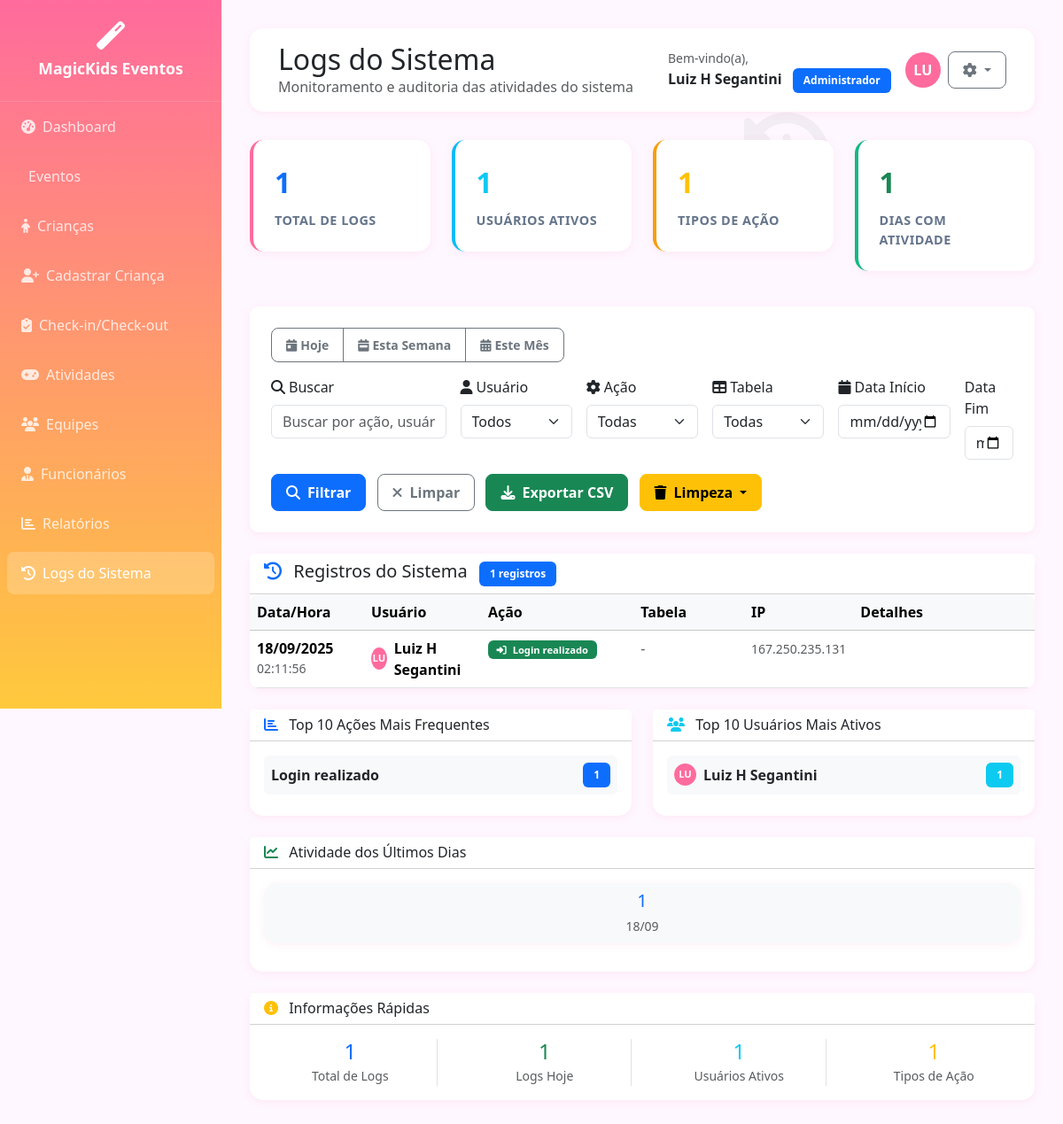
The app's page /logs.php (signed in) with its own data.
### tables this page shows
CREATE TABLE IF NOT EXISTS `usuarios` (
  `id` int(11) NOT NULL AUTO_INCREMENT,
  `nome_completo` varchar(255) NOT NULL,
  `cpf` varchar(14) NOT NULL,
  `email` varchar(255) NOT NULL,
  `cargo` varchar(100) DEFAULT NULL,
  `login` varchar(50) NOT NULL,
  `senha` varchar(255) NOT NULL,
  `perfil` enum('administrador','coordenador','animador','monitor','auxiliar') NOT NULL,
  `data_criacao` timestamp NOT NULL DEFAULT current_timestamp(),
  `data_atualizacao` timestamp NOT NULL DEFAULT current_timestamp() ON UPDATE current_timestamp(),
  PRIMARY KEY (`id`),
  UNIQUE KEY `cpf` (`cpf`),
  UNIQUE KEY `email` (`email`),
  UNIQUE KEY `login` (`login`)
);

CREATE TABLE IF NOT EXISTS `logs_sistema` (
  `id` int(11) NOT NULL AUTO_INCREMENT,
  `usuario_id` int(11) DEFAULT NULL,
  `acao` varchar(255) NOT NULL COMMENT 'Check-in criança, Check-out criança, Evento criado, Criança cadastrada, etc.',
  `tabela_afetada` varchar(100) DEFAULT NULL,
  `registro_id` int(11) DEFAULT NULL,
  `dados_anteriores` longtext DEFAULT NULL CHECK (json_valid(`dados_anteriores`)),
  `dados_novos` longtext DEFAULT NULL CHECK (json_valid(`dados_novos`)),
  `ip_address` varchar(45) DEFAULT NULL,
  `data_criacao` timestamp NOT NULL DEFAULT current_timestamp(),
  PRIMARY KEY (`id`),
  KEY `usuario_id` (`usuario_id`),
  CONSTRAINT `logs_sistema_ibfk_1` FOREIGN KEY (`usuario_id`) REFERENCES `usuarios` (`id`)
);

### logs.php (the view, shortened to what the rows shown need)
<?php
require_once 'includes/auth.php';
require_once 'controllers/LogsController.php';
$search = $_GET['search'] ?? '';
$user_id = $_GET['user_id'] ?? '';
$action = $_GET['action_filter'] ?? '';
$table = $_GET['table'] ?? '';
$start_date = $_GET['start_date'] ?? '';
$end_date = $_GET['end_date'] ?? '';
$page = max(1, $_GET['page'] ?? 1);
try {
    $logsController = new LogsController();
    $logsData = $logsController->index($search, $user_id, $action, $table, $start_date, $end_date, $page);
    $currentUser = getCurrentUser();
} catch (Exception $e) {
    error_log("Erro no logs: " . $e->getMessage());
    $logsData = ['logs' => [], 'total' => 0, 'pages' => 0, 'current_page' => 1];
    $users = [];
    $actions = [];
    $tables = [];
    $statistics = [];
    $currentUser = getCurrentUser();
}
?>
<!DOCTYPE html>
<html lang="pt-BR">
<head>
    <link href="https://cdnjs.cloudflare.com/ajax/libs/bootstrap/5.3.2/css/bootstrap.min.css" rel="stylesheet">
    <link href="https://cdnjs.cloudflare.com/ajax/libs/font-awesome/6.4.0/css/all.min.css" rel="stylesheet">
</head>
<body>
    <main class="main-content">
        <div class="header-bar d-flex justify-content-between align-items-center">
            <div>
                <h2 class="mb-0">Logs do Sistema</h2>
            </div>
            <div class="d-flex align-items-center">
                <div class="me-3">
                    <small class="text-muted">Bem-vindo(a),</small><br>
                    <strong><?php echo htmlspecialchars($currentUser['nome_completo'] ?? 'Usuário'); ?></strong>
                    <span class="badge bg-primary ms-2"><?php echo ucfirst($currentUser['perfil'] ?? 'usuario'); ?></span>
                </div>
                <div class="user-avatar">
                    <?php echo strtoupper(substr($currentUser['nome_completo'] ?? 'U', 0, 2)); ?>
                </div>
                <div class="dropdown ms-2">
                    <button class="btn btn-outline-secondary dropdown-toggle" type="button" data-bs-toggle="dropdown">
                    </button>
                </div>
            </div>
        </div>
        <div class="card">
            <div class="card-body p-0">
                <?php if (empty($logsData['logs'])): ?>
                    <div class="text-center py-5">
                        <i class="fas fa-search fa-3x text-muted mb-3"></i>
                        <p class="text-muted">Nenhum log encontrado com os filtros aplicados</p>
                        <a href="logs.php" class="btn btn-outline-primary">
                            <i class="fas fa-refresh me-2"></i>Ver Todos os Logs
                        </a>
                    </div>
                <?php else: ?>
                    <div class="table-responsive">
                        <table class="table table-hover mb-0">
                            <thead class="table-light">
                                <tr>
                                    <th width="15%">Data/Hora</th>
                                    <th width="15%">Usuário</th>
                                    <th width="20%">Ação</th>
                                    <th width="15%">Tabela</th>
                                    <th width="10%">IP</th>
                                    <th width="25%">Detalhes</th>
                                </tr>
                            </thead>
                            <tbody>
                                <?php foreach ($logsData['logs'] as $log): ?>
                                <tr>
                                    <td>
                                        <div class="d-flex flex-column">
                                            <strong><?php echo date('d/m/Y', strtotime($log['data_criacao'])); ?></strong>
                                            <small class="text-muted">
                                                <?php echo date('H:i:s', strtotime($log['data_criacao'])); ?>
                                            </small>
                                        </div>
                                    </td>
                                    <td>
                                        <?php if ($log['usuario_nome']): ?>
                                            <div class="d-flex align-items-center">
                                                <div class="user-avatar me-2" style="width: 25px; height: 25px; font-size: 0.7rem;">
                                                    <?php echo strtoupper(substr($log['usuario_nome'], 0, 2)); ?>
                                                </div>
                                                <div>
                                                    <strong><?php echo htmlspecialchars($log['usuario_nome']); ?></strong>
                                                </div>
                                            </div>
                                        <?php else: ?>
                                            <span class="text-muted">
                                                <i class="fas fa-robot me-1"></i>Sistema
                                            </span>
                                        <?php endif; ?>
                                    </td>
                                    <td>
                                        <?php
                                        $actionClass = 'secondary';
                                        $actionIcon = 'fas fa-cog';
                                        $actionLower = strtolower($log['acao']);
                                        if (strpos($actionLower, 'login') !== false) {
                                            $actionClass = 'success';
                                            $actionIcon = 'fas fa-sign-in-alt';
                                        } elseif (strpos($actionLower, 'logout') !== false) {
                                            $actionClass = 'warning';
                                            $actionIcon = 'fas fa-sign-out-alt';
                                        } elseif (strpos($actionLower, 'criado') !== false || strpos($actionLower, 'cadastro') !== false) {
                                            $actionClass = 'success';
                                            $actionIcon = 'fas fa-plus';
                                        } elseif (strpos($actionLower, 'atualizada') !== false || strpos($actionLower, 'atualizado') !== false) {
                                            $actionClass = 'info';
                                            $actionIcon = 'fas fa-edit';
                                        } elseif (strpos($actionLower, 'excluída') !== false || strpos($actionLower, 'removid') !== false) {
                                            $actionClass = 'danger';
                                            $actionIcon = 'fas fa-trash';
                                        } elseif (strpos($actionLower, 'check-in') !== false) {
                                            $actionClass = 'primary';
                                            $actionIcon = 'fas fa-clipboard-check';
                                        } elseif (strpos($actionLower, 'evento') !== false) {
                                            $actionClass = 'info';
                                            $actionIcon = 'fas fa-calendar-star';
                                        } elseif (strpos($actionLower, 'criança') !== false) {
                                            $actionClass = 'warning';
                                            $actionIcon = 'fas fa-child';
                                        }
                                        ?>
                                        <span class="badge bg-<?php echo $actionClass; ?> action-badge">
                                            <i class="<?php echo $actionIcon; ?> me-1"></i>
                                            <?php echo htmlspecialchars($log['acao']); ?>
                                        </span>
                                    </td>
                                    <td>
                                        <?php if ($log['tabela_afetada']): ?>
                                            <code class="small"><?php echo htmlspecialchars($log['tabela_afetada']); ?></code>
                                        <?php else: ?>
                                            <span class="text-muted">-</span>
                                        <?php endif; ?>
                                    </td>
                                    <td>
                                        <small class="text-muted">
                                            <?php echo htmlspecialchars($log['ip_address'] ?? '-'); ?>
                                        </small>
                                    </td>
                                    <td>
                                    </td>
                                </tr>
                                <?php endforeach; ?>
                            </tbody>
                        </table>
                    </div>
                <?php endif; ?>
            </div>
        </div>
    </main>
</body>
</html>

### records on screen
usuarios: nome_completo "Luiz H Segantini", perfil "Administrador", nome_completo "LU"
logs_sistema: data_criacao "18/09/2025", data_criacao "02:11:56", usuario_nome "LU", usuario_nome "Luiz H Segantini", acao "Login realizado", ip_address "167.250.235.131"

### other values on screen
$statistics['total_logs'] "1"
count($statistics['logs_por_usuario'] ?? []) "1"
count($statistics['logs_por_acao'] ?? []) "1"
count($statistics['logs_por_dia'] ?? []) "1"
$logsData['total'] "1"
$stat['acao'] "Login realizado"
$stat['total'] "1"
substr($stat['nome_completo'] ?? 'S', 0, 2) "LU"
$stat['nome_completo'] "Luiz H Segantini"
date('d/m', strtotime($stat['data'])) "18/09"
$logs_hoje "1"
